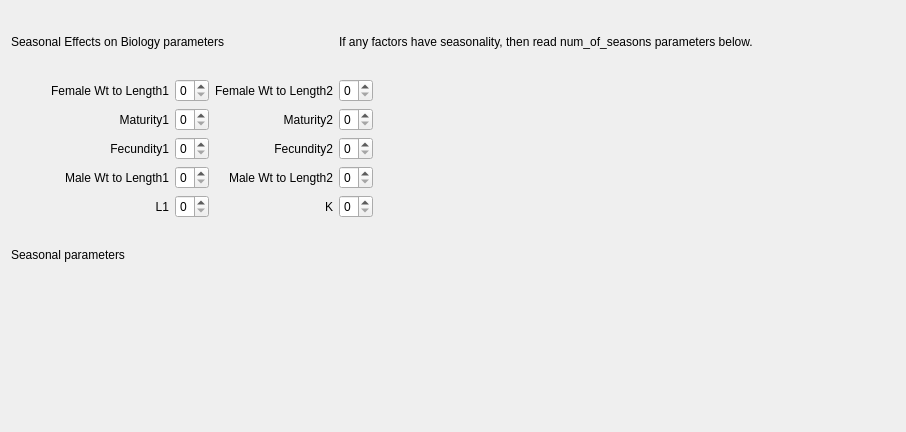
         <widget class="QWidget" name="scrollAreaWidgetContents_4">
          <property name="geometry">
           <rect>
            <x>0</x>
            <y>0</y>
            <width>906</width>
            <height>432</height>
           </rect>
          </property>
          <layout class="QVBoxLayout" name="verticalLayout_17">
           <item>
            <layout class="QGridLayout" name="gridLayout_seasonal">
             <item row="3" column="3">
              <widget class="QLabel" name="label_seas_fecundity2">
               <property name="text">
                <string>Fecundity2</string>
               </property>
               <property name="alignment">
                <set>Qt::AlignRight|Qt::AlignTrailing|Qt::AlignVCenter</set>
               </property>
              </widget>
             </item>
             <item row="3" column="1">
              <widget class="QLabel" name="label_seas_fecundity1">
               <property name="text">
                <string>Fecundity1</string>
               </property>
               <property name="alignment">
                <set>Qt::AlignRight|Qt::AlignTrailing|Qt::AlignVCenter</set>
               </property>
              </widget>
             </item>
             <item row="4" column="1">
              <widget class="QLabel" name="label_seas_maleWtLen1">
               <property name="text">
                <string>Male Wt to Length1</string>
               </property>
               <property name="alignment">
                <set>Qt::AlignRight|Qt::AlignTrailing|Qt::AlignVCenter</set>
               </property>
              </widget>
             </item>
             <item row="2" column="1">
              <widget class="QLabel" name="label_seas_maturity1">
               <property name="text">
                <string>Maturity1</string>
               </property>
               <property name="alignment">
                <set>Qt::AlignRight|Qt::AlignTrailing|Qt::AlignVCenter</set>
               </property>
              </widget>
             </item>
             <item row="0" column="4" colspan="2">
              <widget class="QLabel" name="label_seas_info">
               <property name="text">
                <string>If any factors have seasonality, then read num_of_seasons parameters below.</string>
               </property>
              </widget>
             </item>
             <item row="4" column="3">
              <widget class="QLabel" name="label_seas_maleWtLen2">
               <property name="text">
                <string>Male Wt to Length2</string>
               </property>
               <property name="alignment">
                <set>Qt::AlignRight|Qt::AlignTrailing|Qt::AlignVCenter</set>
               </property>
              </widget>
             </item>
             <item row="5" column="1">
              <widget class="QLabel" name="label_seas_L1">
               <property name="text">
                <string>L1</string>
               </property>
               <property name="alignment">
                <set>Qt::AlignRight|Qt::AlignTrailing|Qt::AlignVCenter</set>
               </property>
              </widget>
             </item>
             <item row="5" column="3">
              <widget class="QLabel" name="label_seas_K">
               <property name="text">
                <string>K</string>
               </property>
               <property name="alignment">
                <set>Qt::AlignRight|Qt::AlignTrailing|Qt::AlignVCenter</set>
               </property>
              </widget>
             </item>
             <item row="1" column="2">
              <widget class="QSpinBox" name="spinBox_seas_femWtLen1">
               <property name="maximum">
                <number>1</number>
               </property>
              </widget>
             </item>
             <item row="2" column="2">
              <widget class="QSpinBox" name="spinBox_seas_maturity1">
               <property name="maximum">
                <number>1</number>
               </property>
              </widget>
             </item>
             <item row="3" column="2">
              <widget class="QSpinBox" name="spinBox_seas_fecundity1">
               <property name="maximum">
                <number>1</number>
               </property>
              </widget>
             </item>
             <item row="4" column="2">
              <widget class="QSpinBox" name="spinBox_seas_maleWtLen1">
               <property name="maximum">
                <number>1</number>
               </property>
              </widget>
             </item>
             <item row="5" column="2">
              <widget class="QSpinBox" name="spinBox_seas_L1">
               <property name="maximum">
                <number>1</number>
               </property>
              </widget>
             </item>
             <item row="2" column="3">
              <widget class="QLabel" name="label_seas_maturity2">
               <property name="text">
                <string>Maturity2</string>
               </property>
               <property name="alignment">
                <set>Qt::AlignRight|Qt::AlignTrailing|Qt::AlignVCenter</set>
               </property>
              </widget>
             </item>
             <item row="1" column="1">
              <widget class="QLabel" name="label_seas_femWtLen1">
               <property name="text">
                <string>    Female Wt to Length1</string>
               </property>
               <property name="alignment">
                <set>Qt::AlignRight|Qt::AlignTrailing|Qt::AlignVCenter</set>
               </property>
              </widget>
             </item>
             <item row="1" column="3">
              <widget class="QLabel" name="label_seas_femWtLen2">
               <property name="text">
                <string>Female Wt to Length2</string>
               </property>
               <property name="alignment">
                <set>Qt::AlignRight|Qt::AlignTrailing|Qt::AlignVCenter</set>
               </property>
              </widget>
             </item>
             <item row="3" column="4">
              <widget class="QSpinBox" name="spinBox_seas_fecundity2">
               <property name="maximum">
                <number>1</number>
               </property>
              </widget>
             </item>
             <item row="0" column="0" colspan="4">
              <widget class="QLabel" name="label_seas_effects">
               <property name="text">
                <string>Seasonal Effects on Biology parameters</string>
               </property>
              </widget>
             </item>
             <item row="2" column="0">
              <spacer name="horizontalSpacer_3">
               <property name="orientation">
                <enum>Qt::Horizontal</enum>
               </property>
               <property name="sizeType">
                <enum>QSizePolicy::Fixed</enum>
               </property>
               <property name="sizeHint" stdset="0">
                <size>
                 <width>20</width>
                 <height>20</height>
                </size>
               </property>
              </spacer>
             </item>
             <item row="2" column="5">
              <spacer name="horizontalSpacer_seasonal2">
               <property name="orientation">
                <enum>Qt::Horizontal</enum>
               </property>
               <property name="sizeHint" stdset="0">
                <size>
                 <width>40</width>
                 <height>20</height>
                </size>
               </property>
              </spacer>
             </item>
             <item row="5" column="4">
              <widget class="QSpinBox" name="spinBox_seas_K">
               <property name="maximum">
                <number>1</number>
               </property>
              </widget>
             </item>
             <item row="1" column="4">
              <widget class="QSpinBox" name="spinBox_seas_femWtLen2">
               <property name="maximum">
                <number>1</number>
               </property>
              </widget>
             </item>
             <item row="4" column="4">
              <widget class="QSpinBox" name="spinBox_seas_maleWtLen2">
               <property name="maximum">
                <number>1</number>
               </property>
              </widget>
             </item>
             <item row="2" column="4">
              <widget class="QSpinBox" name="spinBox_seas_maturity2">
               <property name="maximum">
                <number>1</number>
               </property>
              </widget>
             </item>
             <item row="6" column="0" colspan="2">
              <widget class="QLabel" name="label_seas_effects_params">
               <property name="text">
                <string>Seasonal parameters</string>
               </property>
              </widget>
             </item>
             <item row="7" column="1" rowspan="2" colspan="5">
              <layout class="QVBoxLayout" name="verticalLayout_seasonal_params"/>
             </item>
             <item row="7" column="0">
              <widget class="QLabel" name="label_seas_effects_2">
               <property name="text">
                <string/>
               </property>
              </widget>
             </item>
            </layout>
           </item>
          </layout>
         </widget>
